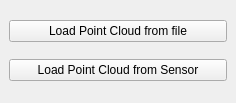
<?xml version="1.0" encoding="UTF-8"?>
<ui version="4.0">
 <class>PointCloudPlugin</class>
 <widget class="QDockWidget" name="PointCloudPlugin">
  <property name="geometry">
   <rect>
    <x>0</x>
    <y>0</y>
    <width>236</width>
    <height>103</height>
   </rect>
  </property>
  <property name="windowTitle">
   <string>Point Cloud</string>
  </property>
  <widget class="QWidget" name="dockWidgetContents">
   <layout class="QVBoxLayout" name="verticalLayout">
    <item>
     <widget class="QPushButton" name="PCDFile">
      <property name="text">
       <string>Load Point Cloud from file</string>
      </property>
     </widget>
    </item>
    <item>
     <widget class="QPushButton" name="PCDSensor">
      <property name="text">
       <string>Load Point Cloud from Sensor</string>
      </property>
     </widget>
    </item>
   </layout>
  </widget>
 </widget>
 <resources/>
 <connections>
  <connection>
   <sender>PCDFile</sender>
   <signal>clicked()</signal>
   <receiver>PointCloudPlugin</receiver>
   <slot>testslot()</slot>
   <hints>
    <hint type="sourcelabel">
     <x>199</x>
     <y>162</y>
    </hint>
    <hint type="destinationlabel">
     <x>199</x>
     <y>149</y>
    </hint>
   </hints>
  </connection>
 </connections>
 <slots>
  <slot>testslot()</slot>
 </slots>
</ui>
